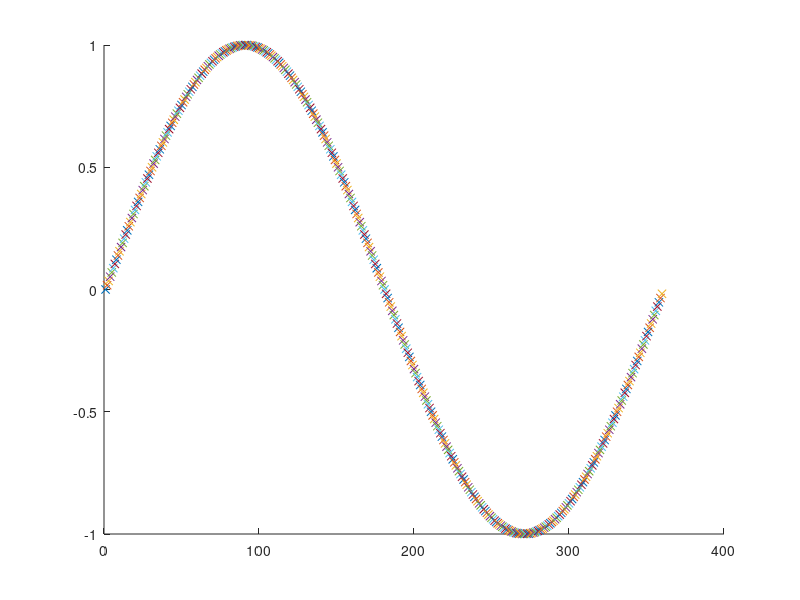

Write MATLAB code to recreate this figure.
clc
clear
fileID = fopen('output_sin.txt','r');

a = fscanf(fileID,'%d');
b = (a/32000);
for i=1:1:360
   if(i == 1)
       hold on;
   end
   plot(i,b(i),'x');
   
end
hold off;